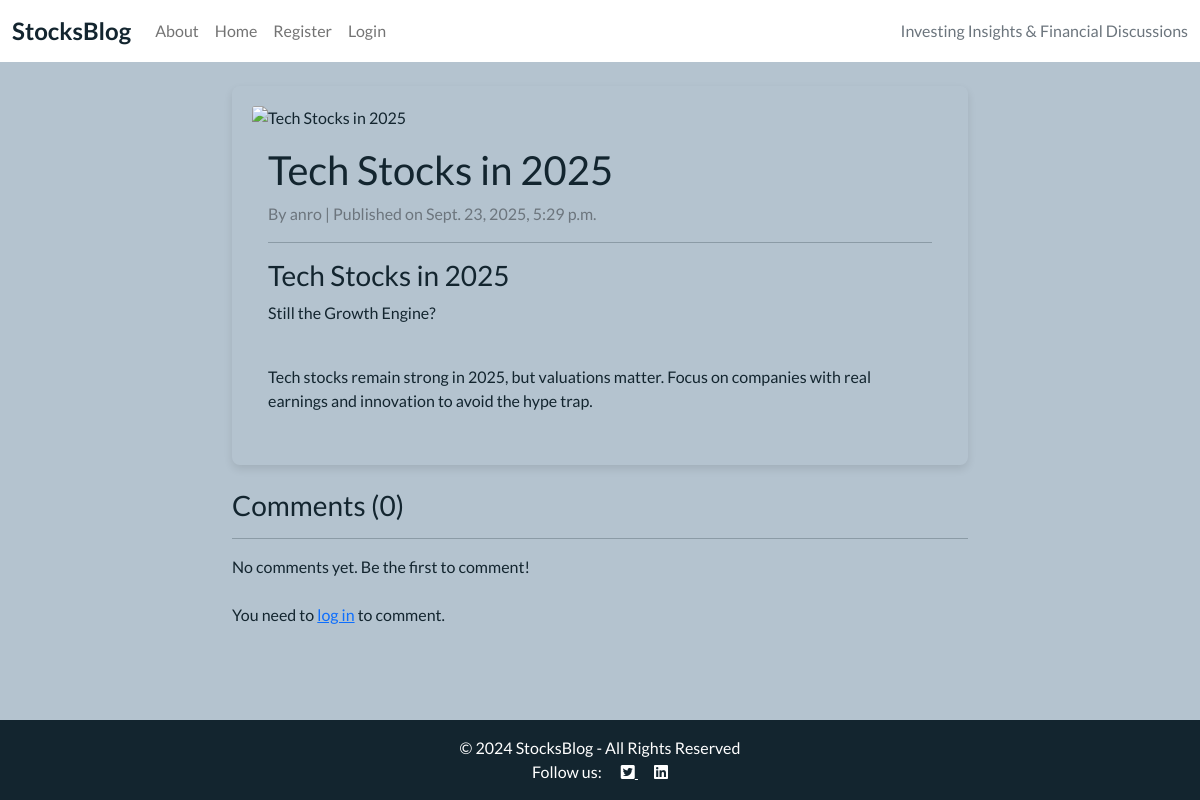
The page /post/tech-stocks-in-2025/ on the database its author committed.
### blog/models.py (models this page shows, shortened)
class Post(models.Model):
    title = models.CharField(max_length=200)
    slug = models.SlugField(max_length=200, unique=True, blank=True)
    author = models.ForeignKey(
        User,
        on_delete=models.CASCADE,
        related_name="blog_posts"
    )
    featured_image = CloudinaryField('image', default='placeholder')
    content = models.TextField(default='Default content for new posts')
    created_on = models.DateTimeField(auto_now_add=True)
    status = models.IntegerField(choices=STATUS, default=0)
    excerpt = models.TextField(blank=True)
    updated_on = models.DateTimeField(auto_now=True)
    class Meta:
        ordering = ["-created_on"]

### blog/views.py (the view, shortened to what this page needs)
# urls.py: path('post/<slug:slug>/', views.post_detail, name='post_detail'),
def post_detail(request, slug):
    post = get_object_or_404(Post.objects.filter(status=1), slug=slug)
    comments = post.comments.filter(approved=True).order_by("-created_at")
    comment_count = comments.count()
    comment_form = CommentForm()
    return render(
        request,
        "blog/post_detail.html",
        {
            "post": post,
            "comments": comments,
            "comment_count": comment_count,
            "comment_form": comment_form,
        }
    )

### blog/templates/blog/post_detail.html (shortened to what this page needs)
{% extends "blog/base.html" %}
{% block content %}
<div class="container mt-4">
    <div class="row">
        <div class="col-md-8 offset-md-2">
            <div class="card mb-4">
                {% if post.featured_image %}
                <img src="{{ post.featured_image.url }}" class="card-img-top" alt="{{ post.title }}">
                {% endif %}
                <div class="card-body">
                    <h1 class="card-title">{{ post.title }}</h1>
                    <p class="text-muted">By {{ post.author }} | Published on {{ post.created_on }}</p>
                    <hr>
                    <p class="card-text">{{ post.content | safe }}</p>
                </div>
            </div>
            <h3>Comments ({{ post.comments.count }})</h3>
            <hr>
            {% for comment in post.comments.all %}
            <div class="card mb-3">
                <div class="card-body">
                    <p class="mb-1"><strong>{{ comment.author }}</strong> <small class="text-muted">on {{ comment.created_at }}</small></p>
                    <p>{{ comment.text }}</p>
                    {% if user.is_authenticated and comment.author == user %}
                    <div class="mt-2">
                        <a href="{% url 'comment_edit' post.slug comment.id %}" class="btn btn-sm btn-outline-secondary">Edit</a>
                        <a href="{% url 'comment_delete' post.slug comment.id %}"
                           class="btn btn-sm btn-outline-danger"
                           onclick="return confirm('Are you sure you want to delete this comment?');">Delete</a>
                    </div>
                    {% endif %}
                </div>
            </div>
            {% empty %}
            <p>No comments yet. Be the first to comment!</p>
            {% endfor %}
            {% if user.is_authenticated %}
            <div class="card mt-4">
                <div class="card-body">
                    <h5 class="card-title">Add a Comment</h5>
                    <form method="post">
                        {% csrf_token %}
                        <div class="mb-3">
                            <textarea name="text" class="form-control" rows="3" required></textarea>
                        </div>
                        <button type="submit" class="btn btn-primary">Post Comment</button>
                    </form>
                </div>
            </div>
            {% else %}
            <p class="mt-4">You need to <a href="{% url 'account_login' %}">log in</a> to comment.</p>
            {% endif %}
        </div>
    </div>
</div>
{% endblock %}

### blog/static/css/style.css (style rules this page uses)
body { background-color: #B4C3CF; font-family: 'Lato', sans-serif; color: #13252F; }
.main-bg { background-color: #B4C3CF; }
.card { border: none; background-color: transparent; box-shadow: 0 4px 8px rgba(0, 0, 0, 0.1); border-radius: 8px; padding: 20px; margin-bottom: 20px; transition: transform 0.2s ease, box-shadow 0.2s ease; }

### rows shown on the page
Post: title "Tech Stocks in 2025", author "anro", created_on "Sept. 23, 2025, 5:29 p.m.", content "Tech Stocks in 2025 Still the Growth Engine? Tech stocks remain strong in 2025, but valuations matter. Focus on companies with real earnings and innovation to avoid the hype trap.", comments.count "0"
